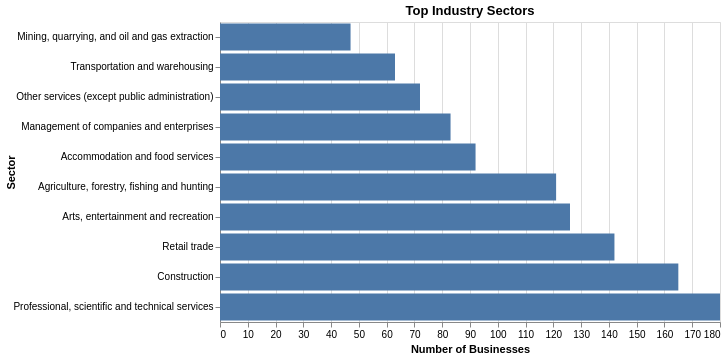

The code cell stored with this chart in its notebook:
### Code cell
top_10_sectors = (
    indigenousbiz_data.groupby("industry_sector", observed=True)
    .size()
    .reset_index(name="count")
    .sort_values(by="count", ascending=False)
    .head(10)
)

alt.Chart(top_10_sectors).mark_bar().encode(
    x=alt.X("count").title("Number of Businesses"),
    y=alt.Y("industry_sector").sort("x").title("Sector").axis(alt.Axis(labelLimit=300)),
).properties(title="Top Industry Sectors", width=500, height=300)

### Figure 1 — Vega-Lite specification as saved in the notebook (floating-point values rounded to 4 significant figures)
{"config": {"view": {"continuousWidth": 300, "continuousHeight": 300}}, "data": {"name": "data-9f539af85dd4f3bada18b2a0998cf990"}, "mark": {"type": "bar"}, "encoding": {"x": {"field": "count", "title": "Number of Businesses", "type": "quantitative"}, "y": {"axis": {"labelLimit": 300}, "field": "industry_sector", "sort": "x", "title": "Sector", "type": "nominal"}}, "height": 300, "title": "Top Industry Sectors", "width": 500, "$schema": "https://vega.github.io/schema/vega-lite/v5.20.1.json", "datasets": {"data-9f539af85dd4f3bada18b2a0998cf990": [{"industry_sector": "Professional, scientific and technical services", "count": 180}, {"industry_sector": "Construction", "count": 165}, {"industry_sector": "Retail trade", "count": 142}, {"industry_sector": "Arts, entertainment and recreation", "count": 126}, {"industry_sector": "Agriculture, forestry, fishing and hunting", "count": 121}, {"industry_sector": "Accommodation and food services", "count": 92}, {"industry_sector": "Management of companies and enterprises", "count": 83}, {"industry_sector": "Other services (except public administration)", "count": 72}, {"industry_sector": "Transportation and warehousing", "count": 63}, {"industry_sector": "Mining, quarrying, and oil and gas extraction", "count": 47}]}}
